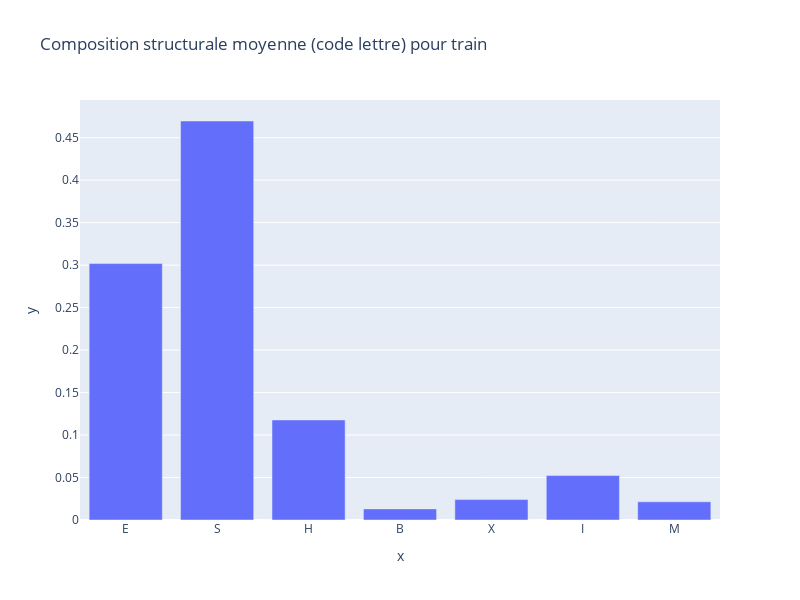

This figure's notebook cell:
### Code cell
fig = px.bar(
    x= names, 
    y= values,
    orientation='v', 
    title='Composition structurale moyenne (code lettre) pour train',
    height=600, 
    width=800
)
fig.show()

### Figure 1 — Plotly figure (JSON) as saved in the notebook; plotly's stock layout.template omitted (floating-point values rounded to 4 significant figures)
{"data": [{"alignmentgroup": "True", "hovertemplate": "x=%{x}<br>y=%{y}<extra></extra>", "legendgroup": "", "marker": {"color": "#636efa"}, "name": "", "offsetgroup": "", "orientation": "v", "showlegend": false, "textposition": "auto", "type": "bar", "x": ["E", "S", "H", "B", "X", "I", "M"], "xaxis": "x", "y": [0.3018, 0.4696, 0.1178, 0.01309, 0.02403, 0.05227, 0.02144], "yaxis": "y"}], "layout": {"barmode": "relative", "height": 600, "legend": {"tracegroupgap": 0}, "title": {"text": "Composition structurale moyenne (code lettre) pour train"}, "width": 800, "xaxis": {"anchor": "y", "domain": [0, 1], "title": {"text": "x"}}, "yaxis": {"anchor": "x", "domain": [0, 1], "title": {"text": "y"}}}}
